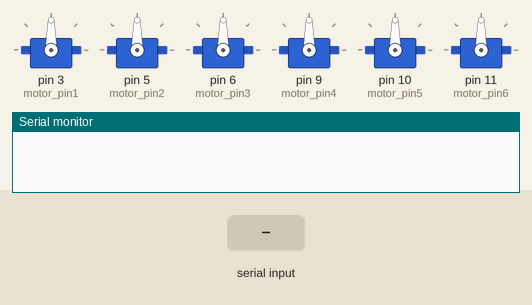
The sketch below on a simulated Arduino Uno, built with avr-gcc and run on an emulated ATmega328P. Parts: 6 × servo, the last lines printed to the serial monitor. Inputs (shaded band) come from the test bench.

Above: at 1.2 s.
1.3 s: "1" received over Serial
At 2.4 s:
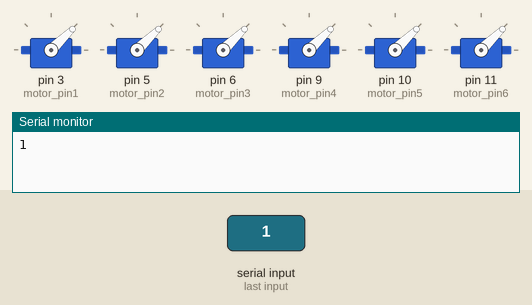
2.8 s: "9" received over Serial
At 3.6 s:
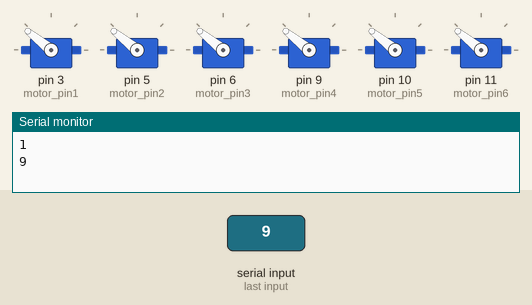
Timing chart, 0 to 5.8 s (numbered marks = the images above; inputs shaded):
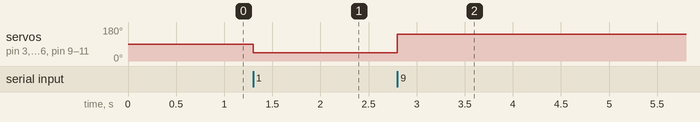

Measured:
- after the input at 1.3 s, servo on pin 3 (motor_pin1), servo on pin 5 (motor_pin2), servo on pin 6 (motor_pin3), servo on pin 9 (motor_pin4), servo on pin 10 (motor_pin5), servo on pin 11 (motor_pin6): 90° → 44° at once
- after the input at 2.8 s, servo on pin 3 (motor_pin1), servo on pin 5 (motor_pin2), servo on pin 6 (motor_pin3), servo on pin 9 (motor_pin4), servo on pin 10 (motor_pin5), servo on pin 11 (motor_pin6): 44° → 141° at once

The sketch:

ZZZZZZZZZ_ESC_programming_sketch.ino
```cpp
#include <Servo.h>
#define motor_pin1 3
#define motor_pin2 5
#define motor_pin3 6
#define motor_pin4 9
#define motor_pin5 10
#define motor_pin6 11

Servo motor1;
Servo motor2;
Servo motor3;
Servo motor4;
Servo motor5;
Servo motor6;

void setup() {
  Serial.begin(115200);
  motor1.attach(motor_pin1);
  motor2.attach(motor_pin2);
  motor3.attach(motor_pin3);
  motor4.attach(motor_pin4);
  motor5.attach(motor_pin5);
  motor6.attach(motor_pin6);
}

void loop() {
  if( Serial.available()) {
     char inChar = Serial.read();
     if( inChar == '5') {
       Serial.println(inChar);
       motor1.writeMicroseconds(1500);
       motor2.writeMicroseconds(1500);
       motor3.writeMicroseconds(1500);
       motor4.writeMicroseconds(1500);
       motor5.writeMicroseconds(1500);
       motor6.writeMicroseconds(1500);
    } else if( inChar == '1') {
      Serial.println(inChar);
      motor1.writeMicroseconds(1000);
      motor2.writeMicroseconds(1000);
      motor3.writeMicroseconds(1000);
      motor4.writeMicroseconds(1000);
      motor5.writeMicroseconds(1000);
      motor6.writeMicroseconds(1000);
    } else if( inChar == '9') {
      Serial.println(inChar);
      motor1.writeMicroseconds(2000);
      motor2.writeMicroseconds(2000);
      motor3.writeMicroseconds(2000);
      motor4.writeMicroseconds(2000);
      motor5.writeMicroseconds(2000);
      motor6.writeMicroseconds(2000);
    }
  }
}
```
